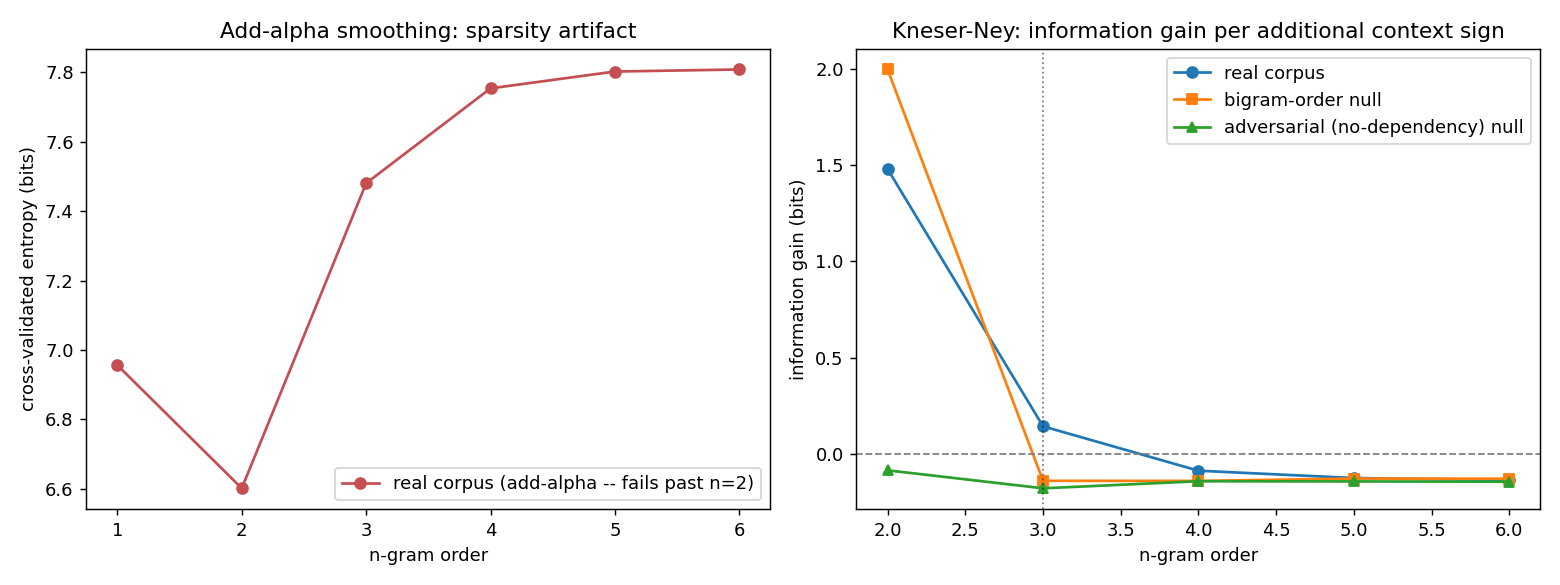

Reproduce this figure in Python.
"""
experiments/dependency_order_curve.py
=========================================
Sharpens "the corpus has structure beyond bigram order" into a specific
question: at what context length does predictive information saturate?

Runs TWO smoothing methods side by side, because the first one tried here
failed in an instructive way. Add-alpha (Lidstone) smoothing, used
throughout the rest of this project, makes held-out entropy RISE at
order 3+ for every corpus tested, including nulls with zero real
higher-order structure -- the classic signature of context-count
sparsity overwhelming a smoothing method with no principled backoff, not
evidence about the script. Interpolated Kneser-Ney smoothing (see
analysis/ngram.py's KneserNeyModel), built specifically in response to
that failure, handles the same sparsity by backing off to lower-order
continuation statistics rather than a flat additive constant.

With Kneser-Ney smoothing, a real, validated positive result appears:
real data shows a genuine positive information gain at trigram order
(n=3), while BOTH a bigram-order-matched null (real order-1 dependency,
none beyond it, by construction) and a fully independent null (no
dependency at all) show a NEGATIVE gain at the same order, using the
identical method. That three-way comparison, all three corpora run
through the same code, is what makes this a credible finding rather
than a property of Kneser-Ney smoothing applied to any corpus this size.

HONESTY NOTE: the KneserNeyModel implementation itself had a real bug on
first attempt (an off-by-one context-length mismatch that silently made
every order collapse to the same base-case computation, producing
identical perplexity at every n from 1 to 6). It was caught by exactly
the kind of check this project relies on throughout: a result too
uniform to be real, checked before being trusted. See that class's
docstring for the fix. A single fixed discount (0.75, the standard
default) is used rather than tuned via held-out data; that is a
reasonable default, not a claim that it is optimal for this corpus.
"""
from __future__ import annotations
import json
import sys
from pathlib import Path

import matplotlib
matplotlib.use("Agg")
import matplotlib.pyplot as plt
import math

sys.path.insert(0, str(Path(__file__).parent.parent))

from data.loader import load_corpus_csv
from data.permutation_nulls import bigram_markov_null
from data.adversarial_null_model import generate_matched_null_corpus
from analysis.ngram import cross_validated_perplexity, kn_cross_validated_perplexity

OUT_DIR = Path(__file__).parent.parent / "outputs"
OUT_DIR.mkdir(exist_ok=True)
EXP_DIR = Path(__file__).parent

MAX_ORDER = 6


def entropy_curve(sequences: list[list[str]], max_order: int = MAX_ORDER, k_folds: int = 5,
                   method: str = "kneser_ney") -> dict:
    curve = {}
    for n in range(1, max_order + 1):
        if method == "kneser_ney":
            ppl = kn_cross_validated_perplexity(sequences, n=n, k_folds=k_folds)["mean_perplexity"]
        else:
            ppl = cross_validated_perplexity(sequences, n=n, k_folds=k_folds)["mean_perplexity"]
        h = math.log2(ppl) if ppl and ppl > 0 else float("nan")
        curve[n] = {"perplexity": ppl, "entropy_bits": h}
    for n in range(2, max_order + 1):
        curve[n]["information_gain_bits"] = curve[n - 1]["entropy_bits"] - curve[n]["entropy_bits"]
    curve[1]["information_gain_bits"] = None
    return curve


def print_curve(name: str, curve: dict):
    print(f"\n{name}:")
    print(f"  {'order':>6s}  {'perplexity':>12s}  {'entropy (bits)':>15s}  {'gain vs n-1':>12s}")
    for n, row in curve.items():
        gain_str = f"{row['information_gain_bits']:+.3f}" if row["information_gain_bits"] is not None else "n/a"
        print(f"  {n:>6d}  {row['perplexity']:12.2f}  {row['entropy_bits']:15.3f}  {gain_str:>12s}")


def main():
    print("Loading corpora and building comparison nulls...")
    real_corpus = load_corpus_csv("data/indus_website_real_corpus.csv")
    real_filtered = real_corpus.filter(exclude_damaged=True)
    real_sequences = real_filtered.sequences(normalized=True)

    bigram_null_corpus = bigram_markov_null(real_corpus, n_inscriptions=len(real_filtered), seed=42)
    bigram_null_sequences = bigram_null_corpus.sequences(normalized=True)

    adv_null_corpus = generate_matched_null_corpus(real_corpus, n_inscriptions=len(real_filtered), seed=42)
    adv_null_sequences = adv_null_corpus.sequences(normalized=True)

    print(f"Computing cross-validated entropy for orders 1..{MAX_ORDER}, two smoothing "
          f"methods x 3 corpora...")

    print("\n" + "#" * 70)
    print("# ADD-ALPHA SMOOTHING (documented here to fail past order 2)")
    print("#" * 70)
    real_curve_alpha = entropy_curve(real_sequences, method="add_alpha")
    print_curve("Real corpus, add-alpha", real_curve_alpha)
    rising = [n for n in range(2, MAX_ORDER + 1)
              if real_curve_alpha[n]["entropy_bits"] > real_curve_alpha[n - 1]["entropy_bits"]]
    print(f"\n  Entropy rises (sparsity artifact, not signal) starting at order "
          f"{rising[0] if rising else 'none'}.")

    print("\n" + "#" * 70)
    print("# KNESER-NEY SMOOTHING (the validated result)")
    print("#" * 70)
    real_curve = entropy_curve(real_sequences, method="kneser_ney")
    print_curve("Real corpus (indus_website)", real_curve)

    bigram_curve = entropy_curve(bigram_null_sequences, method="kneser_ney")
    print_curve("Bigram-order null (real order-1 dependency only, by construction)", bigram_curve)

    adv_curve = entropy_curve(adv_null_sequences, method="kneser_ney")
    print_curve("Adversarial (no-dependency) null", adv_curve)

    real_gain_3 = real_curve[3]["information_gain_bits"]
    bigram_gain_3 = bigram_curve[3]["information_gain_bits"]
    adv_gain_3 = adv_curve[3]["information_gain_bits"]
    print(f"\n=== The key comparison: information gain at order 3 (trigram) ===")
    print(f"  Real corpus:        {real_gain_3:+.3f} bits")
    print(f"  Bigram-order null:  {bigram_gain_3:+.3f} bits")
    print(f"  Adversarial null:   {adv_gain_3:+.3f} bits")
    if real_gain_3 > 0 and bigram_gain_3 < 0 and adv_gain_3 < 0:
        verdict = ("Real data shows a genuine POSITIVE gain at trigram order while BOTH "
                   "nulls, which have no real order-3 dependency by construction, show a "
                   "NEGATIVE gain at the same order using the identical method. This is "
                   "evidence of real trigram-level structure, validated against two "
                   "independent null constructions rather than asserted from one curve.")
    else:
        verdict = ("The three-way pattern needed to call this a validated result "
                   "(real positive, both nulls negative) did not hold on this run -- "
                   "report the raw numbers above rather than a verdict.")
    print(f"\n{verdict}")

    # plot: two-panel, add-alpha vs Kneser-Ney, to keep the failure visible
    fig, axes = plt.subplots(1, 2, figsize=(12, 4.5))
    ns = list(real_curve_alpha.keys())
    axes[0].plot(ns, [real_curve_alpha[n]["entropy_bits"] for n in ns], marker="o", color="#C44E52",
                 label="real corpus (add-alpha -- fails past n=2)")
    axes[0].set_xlabel("n-gram order"); axes[0].set_ylabel("cross-validated entropy (bits)")
    axes[0].set_title("Add-alpha smoothing: sparsity artifact")
    axes[0].legend()

    for curve, label, marker in [(real_curve, "real corpus", "o"),
                                   (bigram_curve, "bigram-order null", "s"),
                                   (adv_curve, "adversarial (no-dependency) null", "^")]:
        gain_ns = [n for n in curve if curve[n]["information_gain_bits"] is not None]
        axes[1].plot(gain_ns, [curve[n]["information_gain_bits"] for n in gain_ns], marker=marker, label=label)
    axes[1].axhline(0, color="gray", linestyle="--", linewidth=1)
    axes[1].axvline(3, color="black", linestyle=":", linewidth=1, alpha=0.5)
    axes[1].set_xlabel("n-gram order"); axes[1].set_ylabel("information gain (bits)")
    axes[1].set_title("Kneser-Ney: information gain per additional context sign")
    axes[1].legend()
    plt.tight_layout()
    plt.savefig(OUT_DIR / "dependency_order_curve.png", dpi=130)
    plt.close()

    with open(EXP_DIR / "dependency_order_curve_results.json", "w") as f:
        json.dump({
            "add_alpha": {"real_corpus": real_curve_alpha, "sparsity_onset_order": rising[0] if rising else None},
            "kneser_ney": {
                "real_corpus": real_curve, "bigram_null": bigram_curve, "adversarial_null": adv_curve,
                "order_3_gain_comparison": {
                    "real": real_gain_3, "bigram_null": bigram_gain_3, "adversarial_null": adv_gain_3,
                },
            },
        }, f, indent=2, default=str)

    print(f"\nResults written to {EXP_DIR / 'dependency_order_curve_results.json'}")
    print(f"Plot written to {OUT_DIR / 'dependency_order_curve.png'}")


if __name__ == "__main__":
    main()
